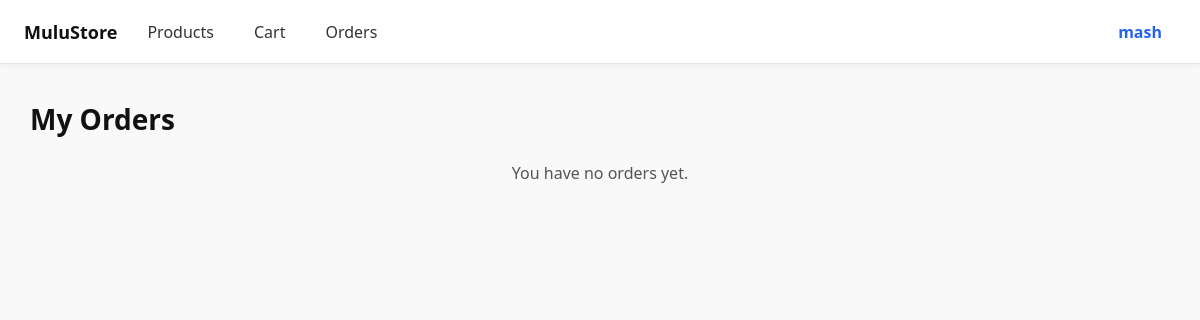
Page /order/list/ (signed in) on the earlier database version.
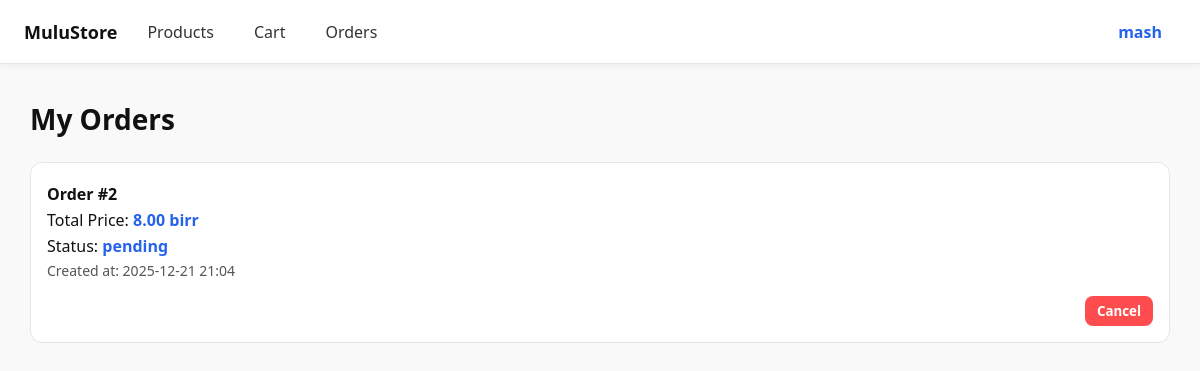
Same page on the later database version.
### commerce/models.py (models this page shows, shortened)
class Order(models.Model):
    STATUS_OPTIONS = [
        ("pending","Pending"),
        ("processing", "Processing"),
        ("shipped", "Shipped"),
        ("delivered", "Delivered"),
        ("cancelled", "Cancelled"),
    ]
    user = models.ForeignKey(settings.AUTH_USER_MODEL, on_delete=models.CASCADE, related_name="orders")
    total_price = models.DecimalField(max_digits=10, decimal_places=2, default=0.00)
    status = models.CharField(max_length=20, choices=STATUS_OPTIONS, default="pending")
    created_at = models.DateTimeField(auto_now_add=True)
    updated_at = models.DateTimeField(auto_now=True)

### commerce/views.py (the view)
# urls.py: path("order/list/", ViewOrders.as_view(), name="order_list"),
class ViewOrders(LoginRequiredMixin, View):
    def get(self, request):
        orders = Order.objects.filter(user=request.user)
        return render(request, "order_list.html", {"orders": orders})

### commerce/templates/order_list.html (shortened to what this page needs)
{% extends "base.html" %}
{% load static %}
{% block content %}
<link rel="stylesheet" href="{% static 'css/orders.css' %}">
<h2 class="page-title">My Orders</h2>
{% if orders %}
<div class="orders-grid">
    {% for order in orders %}
    <div class="order-card">
        <a href="{% url 'order_items' order.id %}" class="order-link">
            <div class="order-info">
                <p class="order-id">Order #{{ order.id }}</p>
                <p class="order-total">Total Price: <span>{{ order.total_price }} birr</span></p>
                <p class="order-status">Status: <span>{{ order.status }}</span></p>
                <p class="order-date">Created at: {{ order.created_at|date:"Y-m-d H:i" }}</p>
            </div>
        </a>
        <form action="{% url 'cancel_order' order.id %}" method="post" class="order-actions">
            <button type="submit" class="btn btn-danger">Cancel</button>
        </form>
    </div>
    {% endfor %}
</div>
{% else %}
<p class="empty-orders">You have no orders yet.</p>
{% endif %}
{% endblock %}

Differences in the rows shown:
added Order: id "2", total_price "8.00", status "pending", created_at "2025-12-21 21:04"
Other differences:
text no longer shown: "You have no orders yet."
